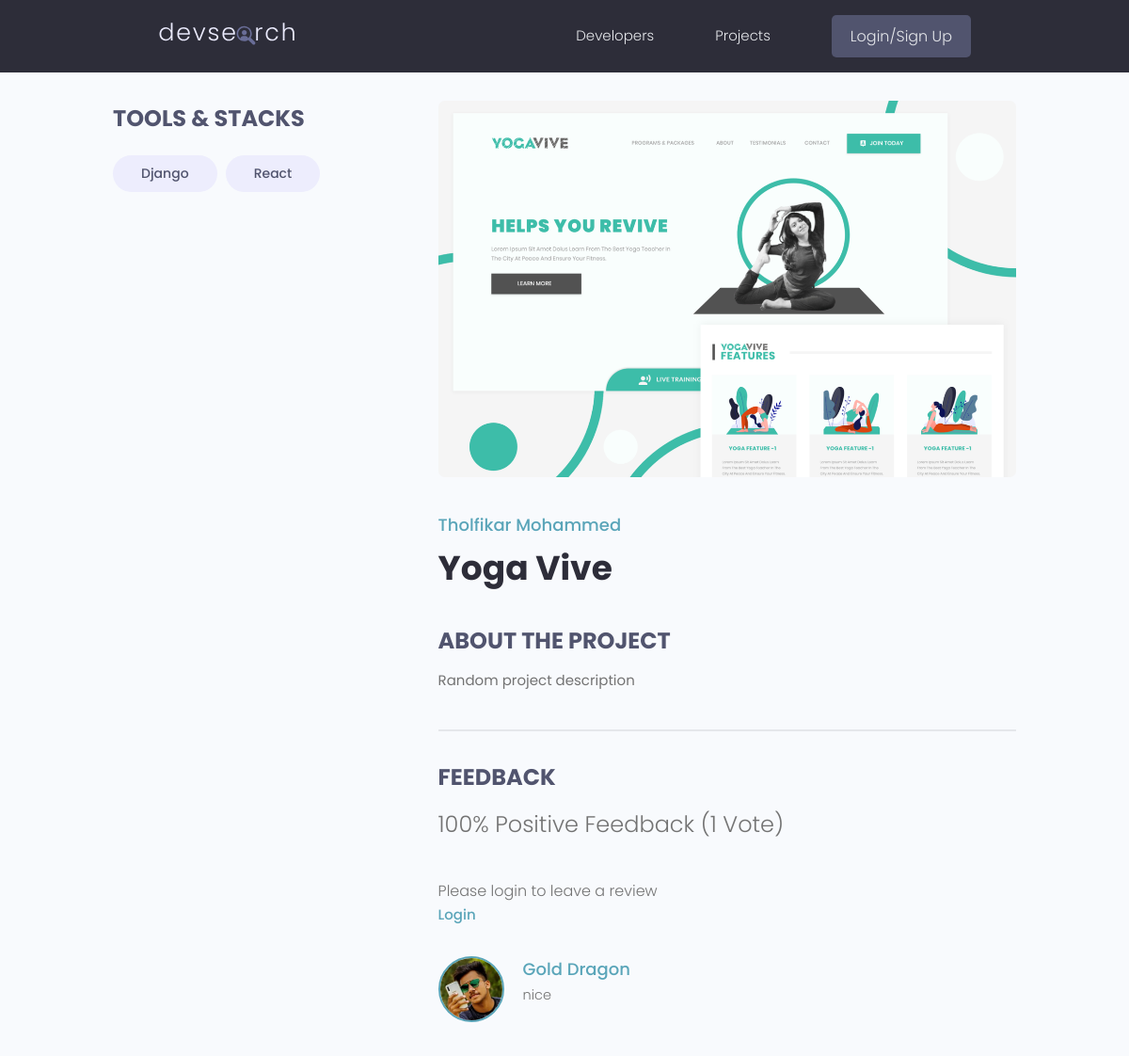
Page /projects/project/e79a73ec-7ad1-4344-a3b5-8018fa906d85/ on the committed database.
### projects/models.py (models this page shows, shortened)
class Tag(models.Model):
    name = models.CharField(max_length=255)
    created_at = models.DateTimeField(auto_now_add=True)
    id = models.UUIDField(default=uuid.uuid4, unique=True,
                          primary_key=True, editable=False)
    def __str__(self):
        return self.name

class Project(models.Model):
    owner = models.ForeignKey(Profile, null=True,blank=True,on_delete=models.SET_NULL)
    title = models.CharField(max_length=255)
    description = models.TextField(null=True, blank=True)
    featured_image = models.ImageField(null=True, blank=True, upload_to='uploaded-images/projects', default='images/project-default.jpg')
    demo_link = models.CharField(max_length=2000, null=True, blank=True)
    source_link = models.CharField(max_length=2000, null=True, blank=True)
    tags = models.ManyToManyField(Tag, blank=True)
    vote_total = models.IntegerField(default=0, null=True, blank=True)
    vote_ratio = models.IntegerField(default=0, null=True, blank=True)
    created_at = models.DateTimeField(auto_now_add=True)
    id = models.UUIDField(default=uuid.uuid4, unique=True,
                          primary_key=True, editable=False)
    class Meta:
        ordering = ['-vote_ratio','-vote_total','created_at']
    @property
    def reviewers(self):
        query_set = self.review_set.all().values_list('owner_id', flat=True)
        return query_set

class Review(models.Model):
    VOTE_TYPE = (
        ('up', 'Up Vote'),
        ('down', 'Down Vote'),
    )
    owner = models.ForeignKey(Profile, on_delete=models.CASCADE, null=True)
    project = models.ForeignKey(Project, on_delete=models.CASCADE)
    body = models.TextField(null=True, blank=True)
    value = models.CharField(max_length=255, choices=VOTE_TYPE)
    created_at = models.DateTimeField(auto_now_add=True)
    id = models.UUIDField(default=uuid.uuid4, unique=True,
                          primary_key=True, editable=False)
    class Meta:
        unique_together = [['owner', 'project']]

### users/models.py (models this page shows)
class Profile(models.Model):
    user = models.OneToOneField(
        User, on_delete=models.CASCADE, null=True, blank=True)
    name = models.CharField(max_length=255, null=True, blank=True)
    username = models.CharField(max_length=255, null=True, blank=True)
    location = models.CharField(max_length=255, null=True, blank=True)
    email = models.EmailField(max_length=255, null=True, blank=True)
    short_intro = models.CharField(max_length=255, null=True, blank=True)
    bio = models.TextField(null=True, blank=True)
    profile_image = models.ImageField(
        null=True, blank=True, upload_to='uploaded-images/profiles', default='images/user-default.png')
    social_github = models.CharField(max_length=255, null=True, blank=True)
    social_stackoverflow = models.CharField(max_length=255, null=True, blank=True)
    social_twitter = models.CharField(max_length=255, null=True, blank=True)
    social_linkedin = models.CharField(max_length=255, null=True, blank=True)
    social_youtube = models.CharField(max_length=255, null=True, blank=True)
    social_website = models.CharField(max_length=255, null=True, blank=True)
    created_at = models.DateTimeField(auto_now_add=True)
    id = models.UUIDField(default=uuid.uuid4, unique=True,
                          primary_key=True, editable=False)
    def __str__(self):
        return str(self.name)

### projects/views.py (the view, shortened to what this page needs)
# urls.py: path("project/<str:pk>/", views.project, name='project'),
def project(request, pk):
    projectObj = Project.objects.get(id=pk)
    form = ReviewForm()
    return render(request, 'projects/single-project.html', {'project': projectObj, 'form':form})

### projects/templates/projects/single-project.html (shortened to what this page needs)
{% extends 'main.html' %}
{% block content %}
<main class="singleProject my-md">
  <div class="container">
    <div class="layout">
      <div class="column column--1of3">
        <h3 class="singleProject__subtitle">Tools & Stacks</h3>
        <div class="singleProject__toolStack">
          {% for tag in project.tags.all %}
          <span class="tag tag--pill tag--sub tag--lg">
            <small>{{ tag }}</small>
          </span>
          {% endfor %}
        </div>
      </div>
      <div class="column column--2of3">
        <img class="singleProject__preview" src="{{  project.featured_image.url  }}" alt="portfolio thumbnail" />
        <a href="{% url 'user-profile' project.owner.id %}" class="singleProject__developer">{{ project.owner }}</a>
        <h2 class="singleProject__title">{{ project.title }}</h2>
        <h3 class="singleProject__subtitle">About the Project</h3>
        <div class="singleProject__info">
          {{ project.description }}
        </div>
        <div class="comments">
          <h3 class="singleProject__subtitle">Feedback</h3>
          <h5 class="project--rating">
            {{ project.vote_ratio }}% Positive Feedback ({{ project.vote_total }}
            Vote{{project.vote_total|pluralize:"s"}})
          </h5>
          {% if request.user.profile.id in project.reviewers %}
          <p>You already submitted your review for this project!</p>
          {% elif request.user.profile == project.owner %}
          <p>You can not review your own project!</p>
          {% else %}
          <p>Please login to leave a review</p>
          <a href="{% url 'login' %}?next={{request.path}}">Login</a>
          {% endif %}
          <div class="commentList">
            {% for review in project.review_set.all %}
            {% if review.body %}
            <div class="comment">
              <a href="{% url 'user-profile' review.owner.id %}">
                <img class="avatar avatar--md" src="{{ review.owner.profile_image.url }}" alt="user" />
              </a>
              <div class="comment__details">
                <a href="{% url 'user-profile' review.owner.id %}" class="comment__author">{{ review.owner }}</a>
                <p class="comment__info">{{ review.body|linebreaksbr }}</p>
              </div>
            </div>
            {% endif %}
            {% endfor %}
          </div>
        </div>
      </div>
    </div>
  </div>
</main>
{% endblock content %}

### static/styles/app.css (style rules this page uses)
:root { --color-sub: #2d2d39; }
img { width: 100%; }
.singleProject .column--1of3 { order: 2; }
@media screen and (min-width: 1081px) { .singleProject .column--1of3 { order: 1; } }
@media screen and (min-width: 1081px) { .singleProject .column--2of3 { order: 2; } }
.singleProject__toolStack { margin-top: 2rem; margin-bottom: 4rem; }
.singleProject__preview { height: 50vh; object-fit: cover; object-position: top center; margin-bottom: 3rem; border-radius: 0.7rem; }
.singleProject__developer { font-size: 1.8rem; font-weight: 500; }
.singleProject__title { font-size: 3.6rem; font-weight: 700; color: var(--color-sub); margin-bottom: 3rem; }
.project--rating { margin-bottom: 1.6em; margin-top: .5em; }
.singleProject__subtitle { text-transform: uppercase; font-size: 2.4rem; font-weight: 700; color: var(--color-sub-light); margin-bottom: 1rem; }
.comments { margin-top: 4rem; padding-top: 3rem; border-top: 2px solid var(--color-light); }
.commentList { margin: 3rem 0; }
.comment { display: flex; gap: 2rem; }
.comment__author { font-size: 1.8rem; }
.comment__info { font-size: 1.45rem; }

### static/uikit/styles/modules/_variables.css (style rules this page uses)
:root { --color-main: #5aa5b9; --color-main-light: #e6faff; --color-sub: #3f4156; --color-sub-light: #51546e; --color-sub-lighter: #ededfd; --color-text: #737373; --color-gray: #8b8b8b; --color-light: #e5e7eb; --color-light-gray: #767676; --color-bg: #f8fafd; --color-white: #fffefd; --color-white-light: #f3f3f3; --color-success: #359e64; --color-success-bg: #def8e8; --color-error: #fc4b0b; --color-error-bg: #fff2ee; --font-base: 'Poppins', arial, helvetica, 'Segoe UI', roboto, ubuntu, sans-serif; --font-monospace: 'Fira Code', 'Courier New', courier, monospace; --font-regular: 300; --font-medium: 500; --font-bold: 700; --generic-shadow: 1px 1px 5px #00000010; --generic-transition: all 0.3s ease-in-out; }

### static/uikit/styles/modules/_base.css (style rules this page uses)
* { margin: 0; padding: 0; box-sizing: border-box; text-rendering: optimizeLegibility; color: inherit; font-size: inherit; }
html { font-size: 50%; }
@media only screen and (min-width: 480px) { html { font-size: 56.25%; } }
@media only screen and (min-width: 1200px) { html { font-size: 62.5%; } }
body { line-height: 1.6; font-weight: 400; font-size: 1.5rem; color: var(--color-text); background-color: var(--color-bg); min-height: 100vh; }

### static/uikit/styles/modules/_typography.css (style rules this page uses)
* { font-family: var(--font-base); }
h2 { font-size: 3.6rem; font-weight: var(--font-bold); }
h3 { font-size: 3.2rem; font-weight: var(--font-medium); }
h5 { font-size: 2.4rem; font-weight: var(--font-medium); }
h5, h6 { font-weight: var(--font-regular); }
p, span, strong { font-size: 1.6rem; color: var(--color-text); font-weight: var(--font-regular); }
a { padding-bottom: 2px; text-decoration: none; display: inline-block; color: var(--color-main); font-weight: var(--font-medium); }

### static/uikit/styles/modules/_utilities.css (style rules this page uses)
.container { width: 92%; max-width: 165rem; margin: 0 auto; box-sizing: border-box; }
@media screen and (min-width: 1000px) { .container { width: 90%; } }
@media screen and (min-width: 1200px) { .container { width: 80%; } }
.my-md { margin: 3rem auto; }

### static/uikit/styles/modules/_avatar.css (style rules this page uses)
.avatar { border-radius: 50%; border: 2px solid var(--color-main); object-fit: cover; }
.avatar--md { height: 7rem; width: 7rem; }

### static/uikit/styles/modules/_tag.css (style rules this page uses)
.tag { display: inline-flex; align-items: center; background-color: var(--color-sub); height: -webkit-fit-content; height: -moz-fit-content; height: fit-content; width: -webkit-fit-content; width: -moz-fit-content; width: fit-content; border-radius: 0.5rem; padding: 0.5rem 1.5rem; font-size: 1.2rem; cursor: pointer; }
.tag:not(:last-child) { margin-right: 0.25rem; margin-bottom: 0.75rem; }
.tag > small { color: var(--color-white); }
.tag--pill { border-radius: 5rem; }
.tag--sub, .tag--sub > small { background: var(--color-sub-lighter); color: var(--color-sub-light); font-weight: 500; }
.tag--lg { padding: 0.8rem 3rem; font-size: 1.4rem; }
.tag--lg:not(:last-child) { margin-right: 0.5rem; margin-bottom: 1rem; }

### static/uikit/styles/modules/_layout.css (style rules this page uses)
.layout { display: flex; flex-flow: row wrap; justify-content: space-between; }
.layout > .column { margin-bottom: 3rem; }
.layout > .column.column--1of3 { flex-basis: 30%; }
.layout > .column.column--2of3 { flex-basis: 64%; }

### rows in the picture
Tag: name "Django"
Tag: name "React"
Project: featured_image (picture), owner "Tholfikar Mohammed", title "Yoga Vive", description "Random project description", vote_ratio "100", vote_total "1"
Review: owner.profile_image (picture), owner "Gold Dragon", body "nice"
